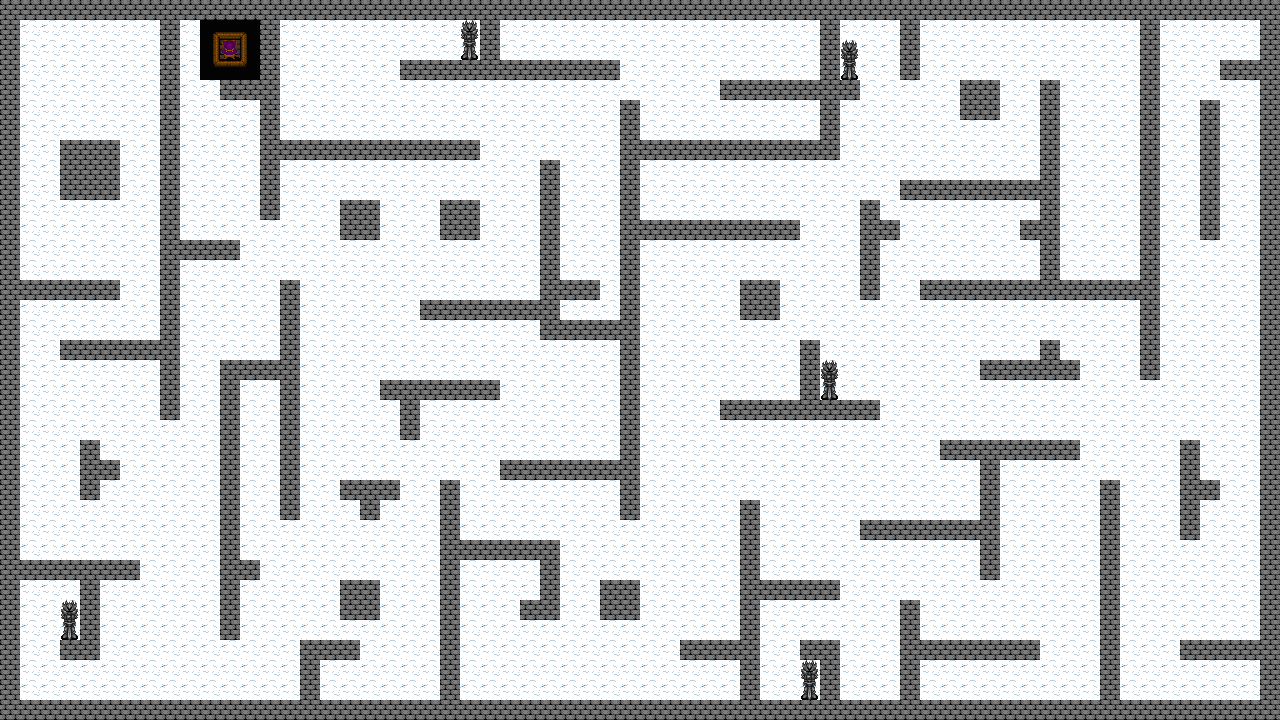

Tiled map render using the project's own tile images. Description and the map definition, with tile-layer contents summarised, below:
An orthogonal 64x36 tile map with 20x20 px tiles, 4 tile layers (backgrounds, walls, statue, table), 2 tilesets and 86 objects (79x collision, 5x statue, point d'apparition, table).

<map version="1.10" tiledversion="1.10.2" orientation="orthogonal" renderorder="right-down" width="64" height="36" tilewidth="20" tileheight="20" infinite="0" nextlayerid="7" nextobjectid="104">
 <tileset firstgid="1" source="neige.tsx" />
 <tileset firstgid="161" source="viking.tsx" />
 <layer id="2" name="backgrounds" width="64" height="36">
  <data>[2304 cells, 2304 non-empty, 1 distinct tile ids]</data>
 </layer>
 <layer id="1" name="walls" width="64" height="36">
  <data>[2304 cells, 609 non-empty, 1 distinct tile ids]</data>
 </layer>
 <layer id="3" name="statue" width="64" height="36">
  <data>[2304 cells, 10 non-empty, 2 distinct tile ids]</data>
 </layer>
 <layer id="4" name="table" width="64" height="36">
  <data>[2304 cells, 9 non-empty, 9 distinct tile ids]</data>
 </layer>
 <objectgroup id="5" name="objects">
  <object id="1" type="collision" x="0" y="0" width="1280" height="20" />
  <object id="2" type="collision" x="0" y="20" width="20" height="700" />
  <object id="3" type="collision" x="20" y="700" width="1260" height="20" />
  <object id="4" type="collision" x="1260" y="20" width="20" height="680" />
  <object id="5" type="collision" x="1220" y="60" width="40" height="20" />
  <object id="6" type="collision" x="1200" y="100" width="20" height="140" />
  <object id="7" type="collision" x="1140" y="20" width="20" height="360" />
  <object id="8" type="collision" x="920" y="280" width="220" height="20" />
  <object id="9" type="collision" x="1040" y="80" width="20" height="200" />
  <object id="10" type="collision" x="900" y="180" width="140" height="20" />
  <object id="11" type="collision" x="1020" y="220" width="20" height="20" />
  <object id="12" type="collision" x="860" y="200" width="20" height="100" />
  <object id="13" type="collision" x="880" y="220" width="20" height="20" />
  <object id="14" type="collision" x="620" y="220" width="180" height="20" />
  <object id="15" type="collision" x="620" y="240" width="20" height="280" />
  <object id="16" type="collision" x="500" y="460" width="120" height="20" />
  <object id="17" type="collision" x="620" y="100" width="20" height="120" />
  <object id="18" type="collision" x="640" y="140" width="200" height="20" />
  <object id="19" type="collision" x="820" y="20" width="20" height="120" />
  <object id="20" type="collision" x="840" y="80" width="20" height="20" />
  <object id="21" type="collision" x="720" y="80" width="100" height="20" />
  <object id="22" type="collision" x="400" y="60" width="220" height="20" />
  <object id="23" type="collision" x="480" y="20" width="20" height="40" />
  <object id="24" type="collision" x="160" y="20" width="20" height="400" />
  <object id="25" type="collision" x="60" y="340" width="100" height="20" />
  <object id="26" type="collision" x="20" y="280" width="100" height="20" />
  <object id="27" type="collision" x="180" y="240" width="60" height="20" />
  <object id="28" type="collision" x="260" y="20" width="20" height="200" />
  <object id="29" type="collision" x="220" y="80" width="40" height="20" />
  <object id="30" type="collision" x="60" y="140" width="60" height="60" />
  <object id="31" type="collision" x="280" y="280" width="20" height="240" />
  <object id="32" type="collision" x="80" y="440" width="20" height="60" />
  <object id="33" type="collision" x="100" y="460" width="20" height="20" />
  <object id="34" type="collision" x="20" y="560" width="120" height="20" />
  <object id="35" type="collision" x="60" y="640" width="40" height="20" />
  <object id="36" type="collision" x="80" y="580" width="20" height="60" />
  <object id="37" type="collision" x="220" y="360" width="20" height="280" />
  <object id="38" type="collision" x="240" y="360" width="40" height="20" />
  <object id="39" type="collision" x="240" y="560" width="20" height="20" />
  <object id="40" type="collision" x="300" y="640" width="20" height="60" />
  <object id="41" type="collision" x="320" y="640" width="40" height="20" />
  <object id="42" type="collision" x="340" y="580" width="40" height="40" />
  <object id="43" type="collision" x="340" y="480" width="60" height="20" />
  <object id="44" type="collision" x="360" y="500" width="20" height="20" />
  <object id="45" type="collision" x="440" y="480" width="20" height="220" />
  <object id="46" type="collision" x="460" y="540" width="100" height="20" />
  <object id="47" type="collision" x="540" y="560" width="20" height="60" />
  <object id="48" type="collision" x="520" y="600" width="20" height="20" />
  <object id="49" type="collision" x="600" y="580" width="40" height="40" />
  <object id="50" type="collision" x="680" y="640" width="60" height="20" />
  <object id="51" type="collision" x="740" y="500" width="20" height="200" />
  <object id="52" type="collision" x="760" y="580" width="80" height="20" />
  <object id="53" type="collision" x="820" y="640" width="20" height="60" />
  <object id="54" type="collision" x="800" y="640" width="20" height="20" />
  <object id="55" type="collision" x="900" y="600" width="20" height="100" />
  <object id="56" type="collision" x="920" y="640" width="120" height="20" />
  <object id="57" type="collision" x="860" y="520" width="120" height="20" />
  <object id="58" type="collision" x="980" y="460" width="20" height="120" />
  <object id="59" type="collision" x="940" y="440" width="140" height="20" />
  <object id="60" type="collision" x="980" y="360" width="100" height="20" />
  <object id="61" type="collision" x="1040" y="340" width="20" height="20" />
  <object id="62" type="collision" x="740" y="280" width="40" height="40" />
  <object id="63" type="collision" x="720" y="400" width="160" height="20" />
  <object id="64" type="collision" x="800" y="340" width="20" height="60" />
  <object id="65" type="collision" x="540" y="320" width="80" height="20" />
  <object id="66" type="collision" x="420" y="300" width="140" height="20" />
  <object id="67" type="collision" x="540" y="280" width="60" height="20" />
  <object id="68" type="collision" x="540" y="160" width="20" height="120" />
  <object id="69" type="collision" x="440" y="200" width="40" height="40" />
  <object id="70" type="collision" x="340" y="200" width="40" height="40" />
  <object id="71" type="collision" x="380" y="380" width="120" height="20" />
  <object id="72" type="collision" x="400" y="400" width="20" height="40" />
  <object id="73" type="collision" x="1180" y="440" width="20" height="100" />
  <object id="74" type="collision" x="1200" y="480" width="20" height="20" />
  <object id="75" type="collision" x="1180" y="640" width="80" height="20" />
  <object id="76" type="collision" x="280" y="140" width="200" height="20" />
  <object id="77" type="collision" x="900" y="20" width="20" height="60" />
  <object id="78" type="collision" x="960" y="80" width="40" height="40" />
  <object id="79" type="collision" x="1100" y="480" width="20" height="220" />
  <object id="80" name="point d'apparition" x="87" y="77">
   <point />
  </object>
  <object id="81" name="statue1" type="statue" x="460" y="20" width="20" height="40">
   <ellipse />
  </object>
  <object id="82" name="statue2" type="statue" x="60" y="600" width="20" height="40">
   <ellipse />
  </object>
  <object id="83" name="statue3" type="statue" x="800" y="660" width="20" height="40">
   <ellipse />
  </object>
  <object id="84" name="statue4" type="statue" x="820" y="360" width="20" height="40">
   <ellipse />
  </object>
  <object id="85" name="statue5" type="statue" x="840" y="40" width="20" height="40">
   <ellipse />
  </object>
  <object id="86" name="table" x="200" y="20" width="60" height="60" />
 </objectgroup>
</map>
